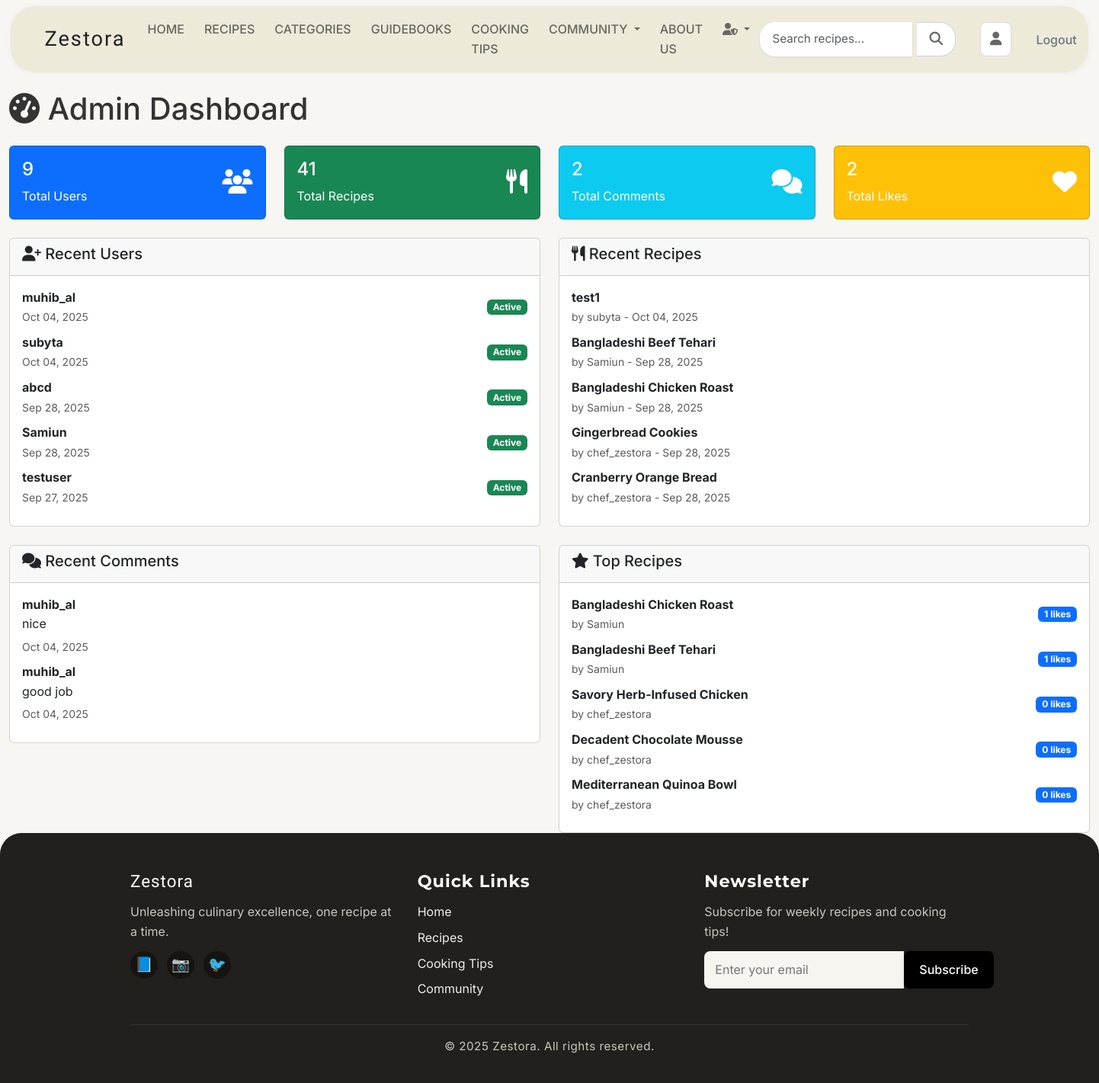
The page /admin-tools/dashboard/ (signed in) on the database its author committed.
### recipes/models.py (models this page shows, shortened)
class Recipe(models.Model):
    DIFFICULTY_CHOICES = [
        ('easy', 'Easy'),
        ('medium', 'Medium'),
        ('hard', 'Hard'),
    ]
    title = models.CharField(max_length=200)
    slug = models.SlugField(unique=True)
    description = models.TextField()
    ingredients = models.TextField()
    instructions = models.TextField()
    prep_time = models.IntegerField(help_text="Preparation time in minutes")
    cook_time = models.IntegerField(help_text="Cooking time in minutes")
    servings = models.IntegerField()
    difficulty = models.CharField(max_length=10, choices=DIFFICULTY_CHOICES)
    category = models.ForeignKey(Category, on_delete=models.CASCADE)
    image = models.ImageField(upload_to='recipes/', blank=True, null=True)
    author = models.ForeignKey(User, on_delete=models.CASCADE)
    featured = models.BooleanField(default=False)
    created_at = models.DateTimeField(auto_now_add=True)
    updated_at = models.DateTimeField(auto_now=True)

class Comment(models.Model):
    recipe = models.ForeignKey(Recipe, on_delete=models.CASCADE, related_name='comments')
    user = models.ForeignKey(User, on_delete=models.CASCADE, related_name='recipe_comments')
    content = models.TextField()
    parent = models.ForeignKey('self', on_delete=models.CASCADE, blank=True, null=True, related_name='replies')
    created_at = models.DateTimeField(auto_now_add=True)
    updated_at = models.DateTimeField(auto_now=True)
    is_active = models.BooleanField(default=True)
    class Meta:
        ordering = ['-created_at']

### admin_tools/views.py (the view)
# urls.py: path('dashboard/', views.admin_dashboard, name='dashboard'),
@user_passes_test(is_admin)
def admin_dashboard(request):
    total_users = User.objects.count()
    total_recipes = Recipe.objects.count()
    total_comments = Comment.objects.count()
    total_likes = RecipeLike.objects.count()
    recent_users = User.objects.order_by('-date_joined')[:5]
    recent_recipes = Recipe.objects.order_by('-created_at')[:5]
    recent_comments = Comment.objects.order_by('-created_at')[:5]
    top_recipes = Recipe.objects.all()
    top_recipes_with_likes = []
    for recipe in top_recipes:
        like_count = recipe.likes.filter(is_like=True).count()
        top_recipes_with_likes.append({
            'recipe': recipe,
            'like_count': like_count
        })
    top_recipes_with_likes.sort(key=lambda x: x['like_count'], reverse=True)
    top_recipes_data = top_recipes_with_likes[:5]
    context = {
        'total_users': total_users,
        'total_recipes': total_recipes,
        'total_comments': total_comments,
        'total_likes': total_likes,
        'recent_users': recent_users,
        'recent_recipes': recent_recipes,
        'recent_comments': recent_comments,
        'top_recipes': top_recipes_data,
    }
    return render(request, 'admin_tools/dashboard.html', context)

### admin_tools/views.py (called while the page is built)
def is_admin(user):
    return user.is_authenticated and user.is_staff

### templates/admin_tools/dashboard.html (shortened to what this page needs)
{% extends 'base.html' %}
{% load static %}
{% block content %}
<div class="container-fluid mt-4">
    <div class="row">
        <div class="col-12">
            <h1 class="mb-4">
                <i class="fas fa-tachometer-alt"></i> Admin Dashboard
            </h1>
        </div>
    </div>
    <div class="row mb-4">
        <div class="col-md-3">
            <div class="card bg-primary text-white">
                <div class="card-body">
                    <div class="d-flex justify-content-between">
                        <div>
                            <h4>{{ total_users }}</h4>
                            <p class="mb-0">Total Users</p>
                        </div>
                        <div class="align-self-center">
                            <i class="fas fa-users fa-2x"></i>
                        </div>
                    </div>
                </div>
            </div>
        </div>
        <div class="col-md-3">
            <div class="card bg-success text-white">
                <div class="card-body">
                    <div class="d-flex justify-content-between">
                        <div>
                            <h4>{{ total_recipes }}</h4>
                            <p class="mb-0">Total Recipes</p>
                        </div>
                        <div class="align-self-center">
                            <i class="fas fa-utensils fa-2x"></i>
                        </div>
                    </div>
                </div>
            </div>
        </div>
        <div class="col-md-3">
            <div class="card bg-info text-white">
                <div class="card-body">
                    <div class="d-flex justify-content-between">
                        <div>
                            <h4>{{ total_comments }}</h4>
                            <p class="mb-0">Total Comments</p>
                        </div>
                        <div class="align-self-center">
                            <i class="fas fa-comments fa-2x"></i>
                        </div>
                    </div>
                </div>
            </div>
        </div>
        <div class="col-md-3">
            <div class="card bg-warning text-white">
                <div class="card-body">
                    <div class="d-flex justify-content-between">
                        <div>
                            <h4>{{ total_likes }}</h4>
                            <p class="mb-0">Total Likes</p>
                        </div>
                        <div class="align-self-center">
                            <i class="fas fa-heart fa-2x"></i>
                        </div>
                    </div>
                </div>
            </div>
        </div>
    </div>
    <div class="row">
        <div class="col-md-6">
            <div class="card">
                <div class="card-header">
                    <h5><i class="fas fa-user-plus"></i> Recent Users</h5>
                </div>
                <div class="card-body">
                    {% for user in recent_users %}
                    <div class="d-flex justify-content-between align-items-center mb-2">
                        <div>
                            <strong>{{ user.username }}</strong>
                            <br>
                            <small class="text-muted">{{ user.date_joined|date:"M d, Y" }}</small>
                        </div>
                        <span class="badge {% if user.is_active %}bg-success{% else %}bg-secondary{% endif %}">
                            {% if user.is_active %}Active{% else %}Inactive{% endif %}
                        </span>
                    </div>
                    {% empty %}
                    <p class="text-muted">No users found.</p>
                    {% endfor %}
                </div>
            </div>
        </div>
        <div class="col-md-6">
            <div class="card">
                <div class="card-header">
                    <h5><i class="fas fa-utensils"></i> Recent Recipes</h5>
                </div>
                <div class="card-body">
                    {% for recipe in recent_recipes %}
                    <div class="d-flex justify-content-between align-items-center mb-2">
                        <div>
                            <strong>{{ recipe.title|truncatechars:30 }}</strong>
                            <br>
                            <small class="text-muted">by {{ recipe.author.username }} - {{ recipe.created_at|date:"M d, Y" }}</small>
                        </div>
                    </div>
                    {% empty %}
                    <p class="text-muted">No recipes found.</p>
                    {% endfor %}
                </div>
            </div>
        </div>
    </div>
    <div class="row mt-4">
        <div class="col-md-6">
            <div class="card">
                <div class="card-header">
                    <h5><i class="fas fa-comments"></i> Recent Comments</h5>
                </div>
                <div class="card-body">
                    {% for comment in recent_comments %}
                    <div class="mb-2">
                        <strong>{{ comment.user.username }}</strong>
                        <p class="mb-1">{{ comment.content|truncatechars:50 }}</p>
                        <small class="text-muted">{{ comment.created_at|date:"M d, Y" }}</small>
                    </div>
                    {% empty %}
                    <p class="text-muted">No comments found.</p>
                    {% endfor %}
                </div>
            </div>
        </div>
        <div class="col-md-6">
            <div class="card">
                <div class="card-header">
                    <h5><i class="fas fa-star"></i> Top Recipes</h5>
                </div>
                <div class="card-body">
                    {% for recipe_data in top_recipes %}
                    <div class="d-flex justify-content-between align-items-center mb-2">
                        <div>
                            <strong>{{ recipe_data.recipe.title|truncatechars:30 }}</strong>
                            <br>
                            <small class="text-muted">by {{ recipe_data.recipe.author.username }}</small>
                        </div>
                        <span class="badge bg-primary">{{ recipe_data.like_count }} likes</span>
                    </div>
                    {% empty %}
                    <p class="text-muted">No recipes found.</p>
                    {% endfor %}
                </div>
            </div>
        </div>
    </div>
</div>
{% endblock %}

### static/css/styles.css (style rules this page uses)
* { margin: 0; padding: 0; box-sizing: border-box; }
body { font-family: 'Inter', sans-serif; line-height: 1.6; color: #333; background-color: #f8f6f3; }

### rows shown on the page
Recipe: title "test1", author.username "subyta", created_at "Oct 04, 2025"
Recipe: title "Bangladeshi Beef Tehari", author.username "Samiun", created_at "Sep 28, 2025", recipe "Bangladeshi Beef Tehari", recipe.author.username "Samiun", like_count "1"
Recipe: title "Bangladeshi Chicken Roast", author.username "Samiun", created_at "Sep 28, 2025", recipe "Bangladeshi Chicken Roast", recipe.author.username "Samiun", like_count "1"
Recipe: title "Gingerbread Cookies", author.username "chef_zestora", created_at "Sep 28, 2025"
Recipe: title "Cranberry Orange Bread", author.username "chef_zestora", created_at "Sep 28, 2025"
Comment: user.username "muhib_al", content "nice", created_at "Oct 04, 2025"
Comment: user.username "muhib_al", content "good job", created_at "Oct 04, 2025"
Recipe: recipe "Savory Herb-Infused Chicken", recipe.author.username "chef_zestora", like_count "0"
Recipe: recipe "Decadent Chocolate Mousse", recipe.author.username "chef_zestora", like_count "0"
Recipe: recipe "Mediterranean Quinoa Bowl", recipe.author.username "chef_zestora", like_count "0"

### other values the page prints
{{ total_users }} "9"
{{ total_recipes }} "41"
{{ total_comments }} "2"
{{ total_likes }} "2"
{{ user.username }} "muhib_al"
{{ user.date_joined|date:"M d, Y" }} "Oct 04, 2025"
{{ user.username }} "subyta"
{{ user.username }} "abcd"
{{ user.date_joined|date:"M d, Y" }} "Sep 28, 2025"
{{ user.username }} "Samiun"
{{ user.username }} "testuser"
{{ user.date_joined|date:"M d, Y" }} "Sep 27, 2025"
